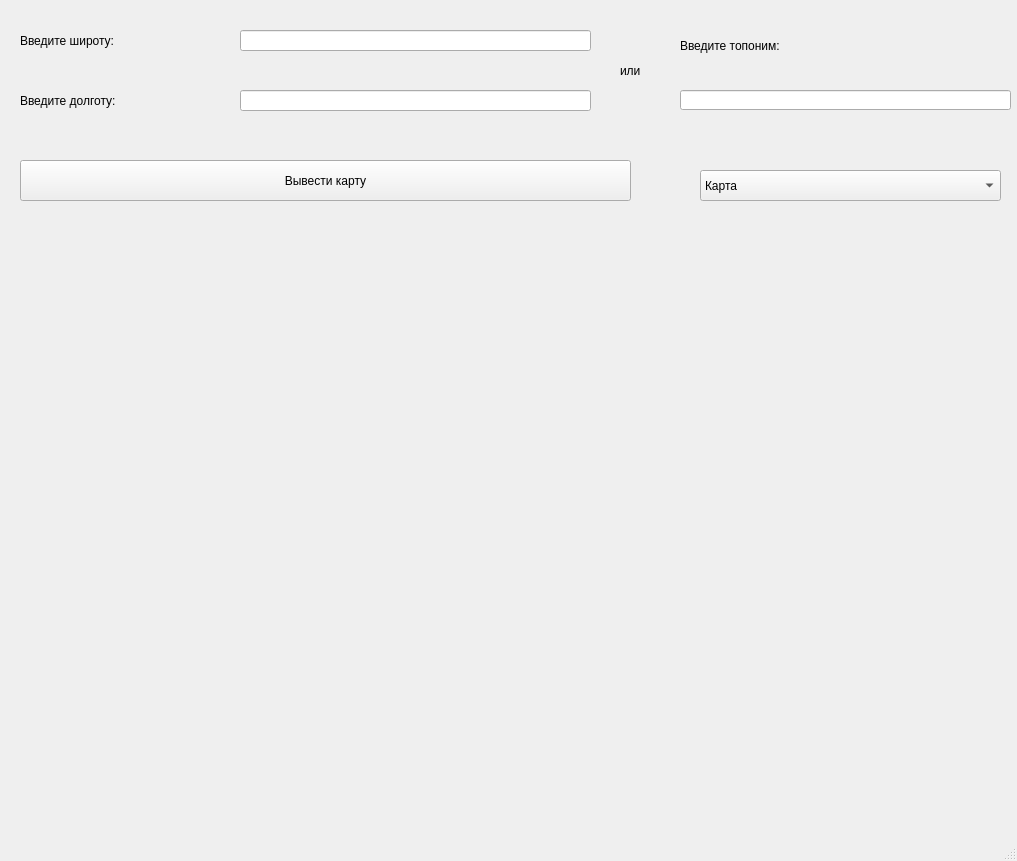
<?xml version="1.0" encoding="UTF-8"?>
<ui version="4.0">
 <class>MainWindow</class>
 <widget class="QMainWindow" name="MainWindow">
  <property name="geometry">
   <rect>
    <x>0</x>
    <y>0</y>
    <width>1017</width>
    <height>861</height>
   </rect>
  </property>
  <property name="windowTitle">
   <string>MainWindow</string>
  </property>
  <widget class="QWidget" name="centralwidget">
   <widget class="QLabel" name="label">
    <property name="geometry">
     <rect>
      <x>20</x>
      <y>30</y>
      <width>211</width>
      <height>21</height>
     </rect>
    </property>
    <property name="text">
     <string>Введите широту:</string>
    </property>
   </widget>
   <widget class="QLineEdit" name="lineEdit">
    <property name="geometry">
     <rect>
      <x>240</x>
      <y>30</y>
      <width>351</width>
      <height>21</height>
     </rect>
    </property>
   </widget>
   <widget class="QLabel" name="label_2">
    <property name="geometry">
     <rect>
      <x>20</x>
      <y>90</y>
      <width>231</width>
      <height>21</height>
     </rect>
    </property>
    <property name="text">
     <string>Введите долготу:</string>
    </property>
   </widget>
   <widget class="QLineEdit" name="lineEdit_2">
    <property name="geometry">
     <rect>
      <x>240</x>
      <y>90</y>
      <width>351</width>
      <height>21</height>
     </rect>
    </property>
   </widget>
   <widget class="QPushButton" name="showMap">
    <property name="geometry">
     <rect>
      <x>20</x>
      <y>160</y>
      <width>611</width>
      <height>41</height>
     </rect>
    </property>
    <property name="text">
     <string>Вывести карту</string>
    </property>
   </widget>
   <widget class="QLabel" name="label_3">
    <property name="geometry">
     <rect>
      <x>90</x>
      <y>240</y>
      <width>451</width>
      <height>451</height>
     </rect>
    </property>
    <property name="text">
     <string/>
    </property>
   </widget>
   <widget class="QLabel" name="label_4">
    <property name="geometry">
     <rect>
      <x>620</x>
      <y>50</y>
      <width>91</width>
      <height>41</height>
     </rect>
    </property>
    <property name="text">
     <string>или</string>
    </property>
   </widget>
   <widget class="QLineEdit" name="lineEdit_3">
    <property name="geometry">
     <rect>
      <x>680</x>
      <y>90</y>
      <width>331</width>
      <height>20</height>
     </rect>
    </property>
   </widget>
   <widget class="QLabel" name="label_5">
    <property name="geometry">
     <rect>
      <x>680</x>
      <y>30</y>
      <width>271</width>
      <height>31</height>
     </rect>
    </property>
    <property name="text">
     <string>Введите топоним:</string>
    </property>
   </widget>
   <widget class="QComboBox" name="comboBox">
    <property name="geometry">
     <rect>
      <x>700</x>
      <y>170</y>
      <width>301</width>
      <height>31</height>
     </rect>
    </property>
    <item>
     <property name="text">
      <string>Карта</string>
     </property>
    </item>
    <item>
     <property name="text">
      <string>Спутник</string>
     </property>
    </item>
    <item>
     <property name="text">
      <string>Гибрид</string>
     </property>
    </item>
   </widget>
  </widget>
  <widget class="QStatusBar" name="statusbar"/>
 </widget>
 <resources/>
 <connections/>
</ui>
